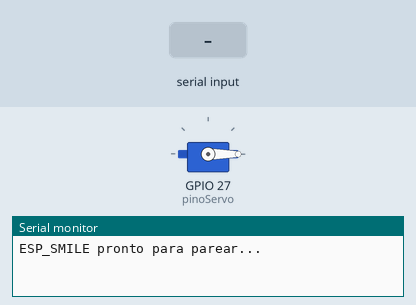
Simulated run of this sketch. Board: ESP32. On the bench: servo, the last lines printed to the serial monitor. The inputs (shaded band) are chosen by the test bench. Nothing arrives over Bluetooth unless stated.

Above: at 1.2 s.
1.3 s: "RECONHECIDO\n" received over the second serial link
At 2.5 s:
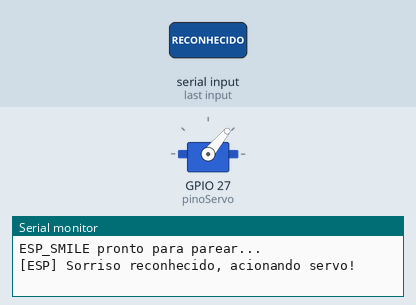
Timing chart, 0 to 4.8 s (numbered marks = the images above; inputs shaded):
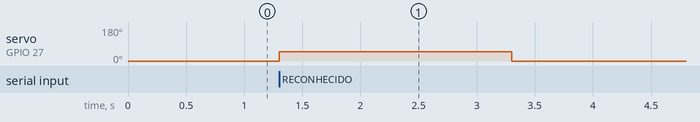

Measured:
- after the input at 1.3 s, servo on GPIO 27 (pinoServo): 0° → 50° at once, → 0° 2.0 s later

The sketch:

ESP_SMILEBOX.ino
```cpp
#include <ESP32Servo.h>
#include "BluetoothSerial.h"

// --------- Bluetooth ---------
BluetoothSerial SerialBT;

// --------- Servo ---------
Servo meuServo;
int pinoServo = 27; // Pino do servo

// --------- Posições ---------
#define posInicial 0  // posição inicial do servo
#define posFinal 50    // posição final do servo
#define tempoFinal 2000 // tempo em ms que o servo fica na posição final

void setup() {
  Serial.begin(115200);
  SerialBT.begin("ESP_SMILE");  // Nome do dispositivo Bluetooth
  Serial.println("ESP_SMILE pronto para parear...");

  meuServo.attach(pinoServo);
  meuServo.write(posInicial); // vai para posição inicial
}

void loop() {
  if (SerialBT.available()) {
    String msg = SerialBT.readStringUntil('\n');
    msg.trim();

    if (msg == "RECONHECIDO") {
      Serial.println("[ESP] Sorriso reconhecido, acionando servo!");

      // Vai para posição final
      meuServo.write(posFinal);
      delay(tempoFinal);

      // Retorna para posição inicial
      meuServo.write(posInicial);
    }
  }
}
```
